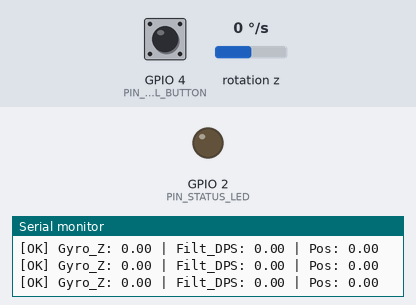
Bench run of a sketch on a simulated ESP32. On the bench: output pins drawn as LEDs (lit = HIGH), the last lines printed to the serial monitor. Wiring (inferred from the names in the program): MPU-6050 motion sensor at I2C address 0x68. Dashed ring = blinking. The inputs (shaded band) are chosen by the test bench; at power-on: GPIO 4 (PIN_CAL_BUTTON) HIGH, rotation z 0 °/s (analog values on the 0–4095 scale).

Above: at 2.4 s.
2.5 s: GPIO 4 (PIN_CAL_BUTTON) pulled LOW for 3.2 s
At 3.2 s:
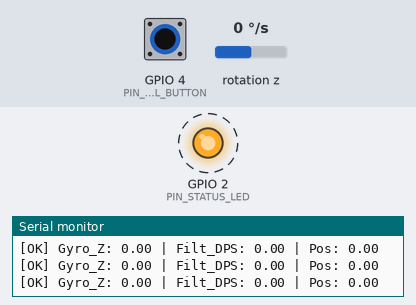
7.2 s: rotation z set to -3 °/s
At 7.6 s:
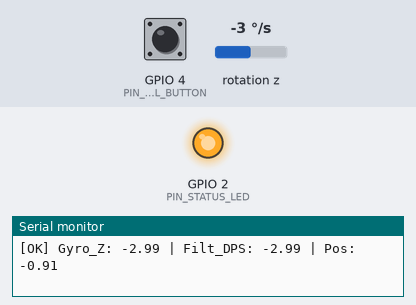
8.7 s: rotation z set to 0 °/s
At 9.3 s:
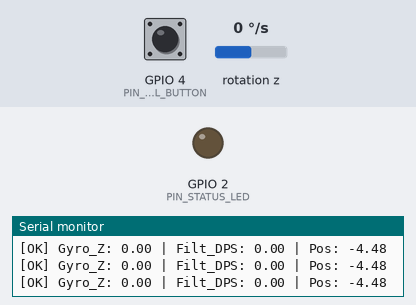
Timing chart, 0 to 11.7 s (numbered marks = the images above; inputs shaded):
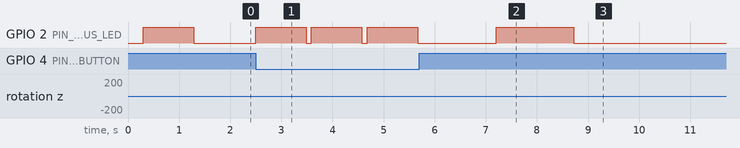

Measured:
- the behaviour switches between -1 and -2 °/s on rotation z (found by bisection; images 1 and 2)
- after the input at 2.5 s, GPIO 2 (PIN_STATUS_LED): alternates HIGH for 0.99 s and LOW for 0.10 s, starting at once
- after the input at 7.2 s, GPIO 2 (PIN_STATUS_LED): LOW → HIGH at once
- after the input at 8.7 s, GPIO 2 (PIN_STATUS_LED): HIGH → LOW at once

The sketch:

transmissor_a.ino
```cpp
#include <Arduino.h>
#include <Wire.h>
#include <WiFi.h>
#include <esp_now.h>
#include <esp_wifi.h>
#include <math.h>

// ============================================================
// ESP DJ — Transmissor Deck A
// Placa: ESP32 DevKit V1 / ESP-WROOM-32
// Sensor: MPU6050 (Giroscópio eixo Z)
// Comunicação: ESP-NOW (Broadcast)
// ============================================================

// ===== Hardware config =====
#define DECK_ID 1
static const int PIN_MPU_SDA = 21;
static const int PIN_MPU_SCL = 22;
static const int PIN_CAL_BUTTON = 4;
static const int PIN_STATUS_LED = 2;
static const int PIN_BATTERY_SENSE = -1;

// ===== Comunicação =====
static const uint8_t ESPNOW_CHANNEL = 1;
static const uint8_t RECEIVER_MAC[6] = {0xFF, 0xFF, 0xFF, 0xFF, 0xFF, 0xFF}; // Broadcast

// ===== Parâmetros de sensibilidade =====
static const uint16_t SAMPLE_RATE_HZ = 500;
static const uint16_t CALIBRATION_SAMPLES = 400;
static const float GYRO_DEADBAND_DPS = 0.20f;
static const float TOUCH_THRESHOLD_DPS = 0.80f;
static const float FILTER_ALPHA_SLOW = 0.18f;
static const float FILTER_ALPHA_FAST = 0.68f;
static const float REVERSAL_THRESHOLD_DPS = 45.0f;
static const float BOOST_MULTIPLIER = 1.18f;
static const float AUTO_ZERO_STILLNESS_DPS = 1.5f;
static const uint32_t AUTO_ZERO_SETTLE_MS = 1400;
static const float AUTO_ZERO_POSITION_BLEND = 0.10f;
static const float AUTO_ZERO_BIAS_BLEND = 0.02f;
static const uint16_t BATTERY_DIVIDER_RATIO_MILLI = 2000;

// ===== Protocolo de telemetria =====
struct __attribute__((packed)) TelemetryPacket {
  uint8_t version;
  uint8_t deck_id;
  uint16_t sequence;
  uint32_t timestamp_us;
  float gyro_z_dps;
  float angular_velocity_dps;
  float angular_position_deg;
  uint16_t battery_mv;
  uint8_t flags;
  uint8_t reserved[3];
};

enum PacketFlags : uint8_t {
  FLAG_SENSOR_OK = 1 << 0,
  FLAG_BATTERY_VALID = 1 << 1,
  FLAG_CALIBRATING = 1 << 2,
  FLAG_BUTTON_PRESSED = 1 << 3,
  FLAG_REVERSAL = 1 << 4,
  FLAG_MOVING = 1 << 5,
};

static const uint8_t PROTOCOL_VERSION = 2;

// ===== Driver MPU6050 simplificado =====
class MPU6050Lite {
 public:
  bool begin(TwoWire& wire, uint8_t address = 0x68) {
    wire_ = &wire;
    address_ = address;
    if (!writeRegister(0x6B, 0x00)) return false;
    delay(50);

    uint8_t who_am_i = 0;
    if (!readWhoAmI(who_am_i) || who_am_i != 0x68) return false;
    if (!writeRegister(0x1B, 0x18)) return false;  // ±2000 dps
    if (!writeRegister(0x1A, 0x03)) return false;  // DLPF ~44Hz
    if (!writeRegister(0x19, 0x01)) return false;  // Sample rate divider
    return true;
  }

  bool readGyroZ(float& gyro_z_dps) {
    uint8_t data[2] = {};
    if (!readRegisters(0x47, data, sizeof(data))) return false;
    const int16_t raw_z = static_cast<int16_t>((data[0] << 8) | data[1]);
    gyro_z_dps = static_cast<float>(raw_z) / 16.4f;
    return true;
  }

 private:
  bool readWhoAmI(uint8_t& value) { return readRegisters(0x75, &value, 1); }
  bool writeRegister(uint8_t reg, uint8_t value) {
    wire_->beginTransmission(address_);
    wire_->write(reg);
    wire_->write(value);
    return wire_->endTransmission() == 0;
  }
  bool readRegisters(uint8_t start_reg, uint8_t* data, size_t length) {
    wire_->beginTransmission(address_);
    wire_->write(start_reg);
    if (wire_->endTransmission(false) != 0) return false;
    const size_t read_count = wire_->requestFrom(static_cast<int>(address_), static_cast<int>(length));
    if (read_count != length) return false;
    for (size_t i = 0; i < length; ++i) data[i] = wire_->read();
    return true;
  }
  TwoWire* wire_ = nullptr;
  uint8_t address_ = 0x68;
};

// ===== Variáveis globais =====
MPU6050Lite imu;
TelemetryPacket packet = {};
esp_now_peer_info_t peer = {};

float gyro_bias_dps = 0.0f;
float angular_position_deg = 0.0f;
float filtered_velocity_dps = 0.0f;
uint32_t last_sample_us = 0;
uint32_t last_button_change_ms = 0;
uint32_t last_send_status_ms = 0;
bool button_state = false;
bool sensor_ok = false;
bool calibrating = false;
bool reversal_detected = false;
bool moving_detected = false;
bool espnow_ready = false;
bool peer_ready = false;
bool last_send_ok = false;
bool has_send_result = false;
uint32_t still_since_ms = 0;

uint32_t samplePeriodUs() { return 1000000UL / SAMPLE_RATE_HZ; }
bool statusLedEnabled() { return PIN_STATUS_LED >= 0; }
bool batterySenseEnabled() { return PIN_BATTERY_SENSE >= 0; }

void onEspNowSend(const wifi_tx_info_t*, esp_now_send_status_t status) {
  last_send_ok = status == ESP_NOW_SEND_SUCCESS;
  has_send_result = true;
}

void setStatusLed(bool state) {
  if (statusLedEnabled()) digitalWrite(PIN_STATUS_LED, state ? HIGH : LOW);
}

bool readButtonPressed() {
  const bool raw = digitalRead(PIN_CAL_BUTTON) == LOW;
  const uint32_t now = millis();
  if (raw != button_state && now - last_button_change_ms > 30) {
    button_state = raw;
    last_button_change_ms = now;
  }
  return button_state;
}

uint16_t readBatteryMillivolts() {
  if (!batterySenseEnabled()) return 0;
  const uint16_t raw = analogRead(PIN_BATTERY_SENSE);
  const float sensed_v = (static_cast<float>(raw) / 4095.0f) * 3.3f;
  const float battery_v = sensed_v * (static_cast<float>(BATTERY_DIVIDER_RATIO_MILLI) / 1000.0f);
  return static_cast<uint16_t>(battery_v * 1000.0f);
}

bool configureEspNow() {
  WiFi.mode(WIFI_STA);
  WiFi.disconnect();
  if (esp_wifi_set_channel(ESPNOW_CHANNEL, WIFI_SECOND_CHAN_NONE) != ESP_OK) return false;
  if (esp_now_init() != ESP_OK) return false;
  espnow_ready = true;
  esp_now_register_send_cb(onEspNowSend);
  memset(&peer, 0, sizeof(peer));
  memcpy(peer.peer_addr, RECEIVER_MAC, sizeof(RECEIVER_MAC));
  peer.channel = ESPNOW_CHANNEL;
  peer.encrypt = false;
  peer_ready = esp_now_add_peer(&peer) == ESP_OK;
  return peer_ready;
}

bool calibrateGyroBias() {
  calibrating = true;
  setStatusLed(true);
  float accumulator = 0.0f;
  uint16_t collected = 0;
  for (uint16_t i = 0; i < CALIBRATION_SAMPLES; ++i) {
    float gyro_z_dps = 0.0f;
    if (!imu.readGyroZ(gyro_z_dps)) {
      calibrating = false;
      return false;
    }
    accumulator += gyro_z_dps;
    ++collected;
    delay(2);
  }
  gyro_bias_dps = collected ? accumulator / collected : 0.0f;
  angular_position_deg = 0.0f;
  filtered_velocity_dps = 0.0f;
  reversal_detected = false;
  moving_detected = false;
  still_since_ms = millis();
  last_sample_us = micros();
  calibrating = false;
  setStatusLed(false);
  return true;
}

float applyScratchFilter(float corrected_gyro_z_dps) {
  const bool sign_change =
      (filtered_velocity_dps > REVERSAL_THRESHOLD_DPS && corrected_gyro_z_dps < -REVERSAL_THRESHOLD_DPS) ||
      (filtered_velocity_dps < -REVERSAL_THRESHOLD_DPS && corrected_gyro_z_dps > REVERSAL_THRESHOLD_DPS);
  const float delta = fabsf(corrected_gyro_z_dps - filtered_velocity_dps);
  const bool fast_motion = delta > REVERSAL_THRESHOLD_DPS;
  const float alpha = (sign_change || fast_motion) ? FILTER_ALPHA_FAST : FILTER_ALPHA_SLOW;
  filtered_velocity_dps += alpha * (corrected_gyro_z_dps - filtered_velocity_dps);

  if (fabsf(filtered_velocity_dps) < GYRO_DEADBAND_DPS) filtered_velocity_dps = 0.0f;

  reversal_detected = sign_change;
  moving_detected = (fabsf(filtered_velocity_dps) > TOUCH_THRESHOLD_DPS) || (fabsf(corrected_gyro_z_dps) > TOUCH_THRESHOLD_DPS * 2.0f);

  if (reversal_detected) filtered_velocity_dps *= BOOST_MULTIPLIER;
  return filtered_velocity_dps;
}

void updateAutoZero(float raw_gyro_z_dps, float filtered_dps) {
  const uint32_t now_ms = millis();
  const bool still_now =
      fabsf(raw_gyro_z_dps - gyro_bias_dps) <= AUTO_ZERO_STILLNESS_DPS &&
      fabsf(filtered_dps) <= AUTO_ZERO_STILLNESS_DPS;
  if (!still_now) {
    still_since_ms = now_ms;
    return;
  }
  if (still_since_ms == 0) still_since_ms = now_ms;
  if (now_ms - still_since_ms < AUTO_ZERO_SETTLE_MS) return;
  gyro_bias_dps = (1.0f - AUTO_ZERO_BIAS_BLEND) * gyro_bias_dps + AUTO_ZERO_BIAS_BLEND * raw_gyro_z_dps;
  angular_position_deg *= (1.0f - AUTO_ZERO_POSITION_BLEND);
  if (fabsf(angular_position_deg) < 0.05f) angular_position_deg = 0.0f;
}

void populatePacket(float raw_gyro_z_dps, float corrected_gyro_z_dps) {
  packet.version = PROTOCOL_VERSION;
  packet.deck_id = DECK_ID;
  packet.sequence++;
  packet.timestamp_us = micros();
  packet.gyro_z_dps = raw_gyro_z_dps;
  packet.angular_velocity_dps = corrected_gyro_z_dps;
  packet.angular_position_deg = angular_position_deg;
  packet.battery_mv = readBatteryMillivolts();
  packet.flags = 0;
  if (sensor_ok) packet.flags |= FLAG_SENSOR_OK;
  if (packet.battery_mv > 0) packet.flags |= FLAG_BATTERY_VALID;
  if (calibrating) packet.flags |= FLAG_CALIBRATING;
  if (readButtonPressed()) packet.flags |= FLAG_BUTTON_PRESSED;
  if (reversal_detected) packet.flags |= FLAG_REVERSAL;
  if (moving_detected) packet.flags |= FLAG_MOVING;
}

// ===== Setup =====
void setup() {
  Serial.begin(115200);
  delay(250);
  Serial.println("TX-A BOOT");
  pinMode(PIN_CAL_BUTTON, INPUT_PULLUP);
  if (statusLedEnabled()) {
    pinMode(PIN_STATUS_LED, OUTPUT);
    setStatusLed(false);
  }
  if (batterySenseEnabled()) analogReadResolution(12);
  Wire.begin(PIN_MPU_SDA, PIN_MPU_SCL, 400000);
  sensor_ok = imu.begin(Wire);
  Serial.println(sensor_ok ? "MPU OK" : "MPU FAIL");
  const bool esp_now_ok = configureEspNow();
  Serial.println(espnow_ready ? "TX OK" : "TX FAIL");
  Serial.println(esp_now_ok ? "PAIR OK" : "PAIR FAIL");
  if (sensor_ok) {
    sensor_ok = calibrateGyroBias();
    Serial.println(sensor_ok ? "CAL OK" : "CAL FAIL");
  }
}

// ===== Loop principal =====
void loop() {
  if (!sensor_ok) {
    delay(250);
    return;
  }
  if (readButtonPressed() && !calibrating) {
    sensor_ok = calibrateGyroBias();
    delay(100);
  }
  const uint32_t now_us = micros();
  if (now_us - last_sample_us < samplePeriodUs()) return;
  const float dt_s = static_cast<float>(now_us - last_sample_us) / 1000000.0f;
  last_sample_us = now_us;
  float raw_gyro_z_dps = 0.0f;
  sensor_ok = imu.readGyroZ(raw_gyro_z_dps);
  if (!sensor_ok) {
    delay(50);
    return;
  }
  float corrected_gyro_z_dps = raw_gyro_z_dps - gyro_bias_dps;
  if (fabsf(corrected_gyro_z_dps) < GYRO_DEADBAND_DPS) corrected_gyro_z_dps = 0.0f;
  const float filtered_dps = applyScratchFilter(corrected_gyro_z_dps);
  updateAutoZero(raw_gyro_z_dps, filtered_dps);
  angular_position_deg += filtered_dps * dt_s;
  populatePacket(raw_gyro_z_dps, filtered_dps);
  const esp_err_t send_result =
      esp_now_send(peer.peer_addr, reinterpret_cast<const uint8_t*>(&packet), sizeof(packet));
  if (send_result != ESP_OK) {
    Serial.println("SEND FAIL");
  } else if (has_send_result && (millis() - last_send_status_ms > 100)) {
    Serial.printf("[%s] Gyro_Z: %.2f | Filt_DPS: %.2f | Pos: %.2f\n",
                  last_send_ok ? "OK" : "FAIL", raw_gyro_z_dps, filtered_dps, angular_position_deg);
    last_send_status_ms = millis();
    has_send_result = false;
  }
  if (statusLedEnabled()) setStatusLed(moving_detected);
}
```
